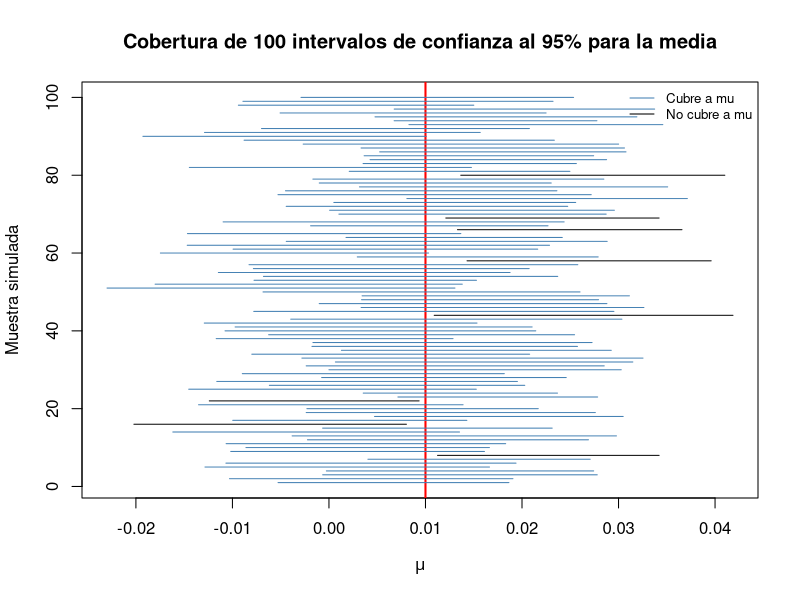
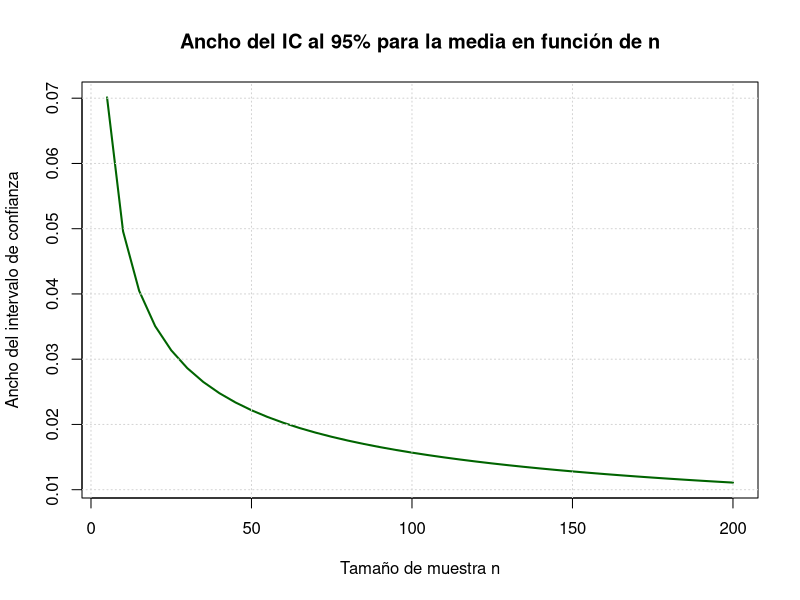

Generate these figures, in order, with R:
# ==============================================================
# Capítulo 5 - Estimación por Intervalos
# Inferencia Estadística, EST-11102, ITAM
# ==============================================================

# --------------------------------------------------------------
# 1. Interpretación frecuentista de un intervalo de confianza
#    (Observación 5.1). Simulamos B = 100 muestras de una
#    N(mu, sigma^2), construimos el IC al 95% para mu en cada una,
#    y contamos qué fracción de los intervalos capturan al
#    verdadero mu.
# --------------------------------------------------------------
set.seed(101)

mu_pob    <- 0.01     # rendimiento medio poblacional (1%)
sigma_pob <- 0.04      # desviación estándar poblacional (4%)
n         <- 30
B         <- 100        # número de muestras simuladas
alpha     <- 0.05
z_c       <- qnorm(1 - alpha / 2)

limites <- t(replicate(B, {
  x <- rnorm(n, mean = mu_pob, sd = sigma_pob)
  xbar <- mean(x)
  s    <- sd(x)
  margen <- z_c * s / sqrt(n)
  c(inferior = xbar - margen, superior = xbar + margen)
}))

cubre <- limites[, "inferior"] <= mu_pob & mu_pob <= limites[, "superior"]
cat("Fracción de intervalos que capturan a mu =", mu_pob, ":\n")
cat(round(mean(cubre), 3), "  (esperado, aproximadamente, 0.95)\n\n")

# Gráfico al estilo de una "forest plot": cada línea horizontal es
# un intervalo; la línea vertical roja es el verdadero mu.
plot(NULL, xlim = range(limites), ylim = c(1, B),
     xlab = expression(mu), ylab = "Muestra simulada",
     main = "Cobertura de 100 intervalos de confianza al 95% para la media")
abline(v = mu_pob, col = "red", lwd = 2)
for (i in 1:B) {
  color <- if (cubre[i]) "steelblue" else "black"
  segments(limites[i, "inferior"], i, limites[i, "superior"], i, col = color)
}
legend("topright", legend = c("Cubre a mu", "No cubre a mu"),
       col = c("steelblue", "black"), lty = 1, bty = "n", cex = 0.8)


# --------------------------------------------------------------
# 2. IC con muestras grandes: media y proporción
#    (Secciones 5.2.1 y 5.2.2)
# --------------------------------------------------------------

# --- Media: reclamaciones de seguros (Ejemplo 5.x) ---
n_rec    <- 225
xbar_rec <- 8690
s_rec    <- 11800
alpha    <- 0.05
z_c      <- qnorm(1 - alpha / 2)

margen_media <- z_c * s_rec / sqrt(n_rec)
ic_media <- c(xbar_rec - margen_media, xbar_rec + margen_media)
cat("IC 95% para el monto medio de reclamación:\n")
cat("(", round(ic_media[1], 1), ",", round(ic_media[2], 1), ")\n\n")

# --- Proporción: tasa de incumplimiento de una cartera ---
n_cartera <- 400
x_incumplen <- 28
p_hat <- x_incumplen / n_cartera

# Condición de validez de la aproximación normal
validez <- c(n_cartera * p_hat, n_cartera * (1 - p_hat))
cat("Condición de validez (ambos deben ser > 5):", validez, "\n")

margen_prop <- z_c * sqrt(p_hat * (1 - p_hat) / n_cartera)
ic_prop <- c(p_hat - margen_prop, p_hat + margen_prop)
cat("IC 95% para la tasa de incumplimiento:\n")
cat("(", round(ic_prop[1], 4), ",", round(ic_prop[2], 4), ")\n\n")

# Verificación con la función prop.test() de R (usa una corrección
# por continuidad ligeramente distinta; los resultados son cercanos
# pero no idénticos a la fórmula "a mano")
print(prop.test(x_incumplen, n_cartera, correct = FALSE))


# --------------------------------------------------------------
# 3. Determinación del tamaño de muestra (Sección 5.3)
# --------------------------------------------------------------

n_para_media <- function(sigma, B, alpha = 0.05) {
  z_c <- qnorm(1 - alpha / 2)
  ceiling((z_c^2 * sigma^2) / B^2)
}

n_para_proporcion <- function(p = 0.5, B, alpha = 0.05) {
  z_c <- qnorm(1 - alpha / 2)
  ceiling((z_c^2 * p * (1 - p)) / B^2)
}

# Ejemplo 5.x: severidad de pérdida (LGD)
cat("Tamaño de muestra para LGD, B = 2000, sigma = 9500, 95%:\n")
cat(n_para_media(sigma = 9500, B = 2000, alpha = 0.05), "\n\n")

# Ejemplo 5.x: encuesta de inversión empresarial
cat("Tamaño de muestra para proporción, B = 0.05, 90%:\n")
cat("  con p piloto = 0.35:",
    n_para_proporcion(p = 0.35, B = 0.05, alpha = 0.10), "\n")
cat("  cota conservadora p = 0.50:",
    n_para_proporcion(p = 0.50, B = 0.05, alpha = 0.10), "\n\n")


# --------------------------------------------------------------
# 4. IC exactos bajo normalidad: media (varianza conocida y
#    desconocida) y varianza (Sección 5.4)
# --------------------------------------------------------------
set.seed(202)

# Simulamos una muestra pequeña de rendimientos mensuales de una
# acción, supuestos normales
n_acc  <- 10
mu_sim <- 0.012
sd_sim <- 0.035
rend   <- rnorm(n_acc, mean = mu_sim, sd = sd_sim)

xbar <- mean(rend)
s    <- sd(rend)
alpha <- 0.10

# --- Caso 1: varianza conocida (se supone sigma = 0.035) ---
sigma_conocida <- 0.035
z_c <- qnorm(1 - alpha / 2)
ic_media_conocida <- xbar + c(-1, 1) * z_c * sigma_conocida / sqrt(n_acc)
cat("IC 90% para la media, sigma conocida:\n")
cat("(", round(ic_media_conocida[1], 4), ",", round(ic_media_conocida[2], 4), ")\n\n")

# --- Caso 2: varianza desconocida (distribución t) ---
t_c <- qt(1 - alpha / 2, df = n_acc - 1)
ic_media_desconocida <- xbar + c(-1, 1) * t_c * s / sqrt(n_acc)
cat("IC 90% para la media, sigma desconocida (a mano):\n")
cat("(", round(ic_media_desconocida[1], 4), ",", round(ic_media_desconocida[2], 4), ")\n\n")

# Verificación: t.test() de R da exactamente el mismo intervalo
print(t.test(rend, conf.level = 1 - alpha)$conf.int)

# --- Caso 3: IC para la varianza (chi-cuadrada) ---
chi2_inf <- qchisq(1 - alpha / 2, df = n_acc - 1)  # cuantil superior (cola derecha chica)
chi2_sup <- qchisq(alpha / 2, df = n_acc - 1)       # cuantil inferior (cola derecha grande)
ic_varianza <- c((n_acc - 1) * s^2 / chi2_inf, (n_acc - 1) * s^2 / chi2_sup)
cat("IC 90% para la varianza de los rendimientos:\n")
cat("(", round(ic_varianza[1], 6), ",", round(ic_varianza[2], 6), ")\n")
cat("IC 90% para la volatilidad (raíz cuadrada):\n")
cat("(", round(sqrt(ic_varianza[1]), 4), ",", round(sqrt(ic_varianza[2]), 4), ")\n\n")


# --------------------------------------------------------------
# 5. IC para diferencia de proporciones (Sección 5.2.3)
# --------------------------------------------------------------

# Ejemplo 5.2.4: tasas de incumplimiento por sector
n1 <- 51902L; p1_hat <- 0.02587   # sector eléctrico-electrónico
n2 <-  8302L; p2_hat <- 0.02854   # sector automotriz

# Verificación de condiciones de validez
cat("Condiciones de validez (todas deben ser > 5):\n")
cat("  n1*p1_hat =", n1 * p1_hat, "\n")
cat("  n1*(1-p1_hat) =", n1 * (1 - p1_hat), "\n")
cat("  n2*p2_hat =", n2 * p2_hat, "\n")
cat("  n2*(1-p2_hat) =", n2 * (1 - p2_hat), "\n\n")

alpha  <- 0.05
z_c    <- qnorm(1 - alpha / 2)
ee_dif_prop <- sqrt(p1_hat * (1 - p1_hat) / n1 + p2_hat * (1 - p2_hat) / n2)
ic_dif_prop <- (p1_hat - p2_hat) + c(-1, 1) * z_c * ee_dif_prop
cat("IC 95% para p1 - p2 (electrónico - automotriz):\n")
cat("(", round(ic_dif_prop[1], 5), ",", round(ic_dif_prop[2], 5), ")\n\n")

# --------------------------------------------------------------
# 6. IC para diferencia de medias, dos muestras (Sección 5.4.4-5.4.5)
# --------------------------------------------------------------

# Ejemplo 5.4.4: diferencia salarial Tijuana vs Ciudad Juárez
n_tj <- 40L; xbar_tj <- 5.35; s_tj <- 1.52
n_cj <- 40L; xbar_cj <- 4.31; s_cj <- 1.10
alpha <- 0.05

# Varianza agrupada (pooled)
sp2 <- ((n_tj - 1) * s_tj^2 + (n_cj - 1) * s_cj^2) / (n_tj + n_cj - 2)
sp  <- sqrt(sp2)
gl  <- n_tj + n_cj - 2
t_c <- qt(1 - alpha / 2, df = gl)

margen_dif <- t_c * sp * sqrt(1 / n_tj + 1 / n_cj)
ic_dif_med <- (xbar_tj - xbar_cj) + c(-1, 1) * margen_dif

cat("Varianza agrupada s_p^2 =", round(sp2, 4), ", s_p =", round(sp, 4), "\n")
cat("Grados de libertad:", gl, " | Cuantil t:", round(t_c, 3), "\n")
cat("IC 95% para mu_Tijuana - mu_CiudadJuarez:\n")
cat("(", round(ic_dif_med[1], 3), ",", round(ic_dif_med[2], 3), ") pesos/hora\n\n")

# Verificación con t.test()
# (simulamos los datos a partir de los resúmenes para que t.test() corra)
set.seed(303)
x_tj <- rnorm(n_tj, mean = xbar_tj, sd = s_tj)
x_cj <- rnorm(n_cj, mean = xbar_cj, sd = s_cj)
cat("Verificación aproximada con t.test() (datos simulados, var.equal=TRUE):\n")
print(t.test(x_tj, x_cj, var.equal = TRUE, conf.level = 0.95)$conf.int)
cat("(Los extremos diferirán levemente por la simulación aleatoria)\n\n")

# --------------------------------------------------------------
# 7. IC para el cociente de varianzas (Sección 5.4.6)
# --------------------------------------------------------------

# Ejemplo 5.4.6: cociente de volatilidades de dos tipos de cambio
n_A <- 20L; s2_A <- 0.000324
n_B <- 20L; s2_B <- 0.000900
alpha <- 0.10

# Cuantiles de la distribución F
gl1 <- n_A - 1   # grados de libertad numerador
gl2 <- n_B - 1   # grados de libertad denominador
F_sup <- qf(1 - alpha / 2, df1 = gl1, df2 = gl2)   # cuantil superior alpha/2
F_inf <- qf(    alpha / 2, df1 = gl1, df2 = gl2)   # cuantil inferior alpha/2

ic_cociente <- c((s2_A / s2_B) * F_inf,
                 (s2_A / s2_B) * F_sup)

cat("IC 90% para sigma_A^2 / sigma_B^2:\n")
cat("  F_{19,19,0.05} =", round(F_sup, 3), "\n")
cat("  F_{19,19,0.95} =", round(F_inf, 3), "\n")
cat("  Cociente s_A^2 / s_B^2 =", round(s2_A / s2_B, 4), "\n")
cat("  Intervalo: (", round(ic_cociente[1], 4), ",",
    round(ic_cociente[2], 4), ")\n\n")

# IC para el cociente de desviaciones estándar
cat("IC 90% para sigma_A / sigma_B (raíz cuadrada de los extremos):\n")
cat("  (", round(sqrt(ic_cociente[1]), 4), ",",
    round(sqrt(ic_cociente[2]), 4), ")\n\n")

# Verificación con var.test()
set.seed(404)
y_A <- rnorm(n_A, mean = 0, sd = sqrt(s2_A))
y_B <- rnorm(n_B, mean = 0, sd = sqrt(s2_B))
cat("Verificación aproximada con var.test() (datos simulados):\n")
print(var.test(y_A, y_B, conf.level = 0.90)$conf.int)
cat("(Los extremos diferirán levemente por la simulación aleatoria)\n\n")

# --------------------------------------------------------------
# 8. El intervalo se angosta conforme crece n
#    (ilustración gráfica de sqrt(n) en el denominador)
# --------------------------------------------------------------
tamanos_n <- seq(5, 200, by = 5)
s_fijo    <- 0.04
z_c       <- qnorm(0.975)

anchos <- 2 * z_c * s_fijo / sqrt(tamanos_n)

plot(tamanos_n, anchos, type = "l", lwd = 2, col = "darkgreen",
     xlab = "Tamaño de muestra n", ylab = "Ancho del intervalo de confianza",
     main = "Ancho del IC al 95% para la media en función de n")
grid()
